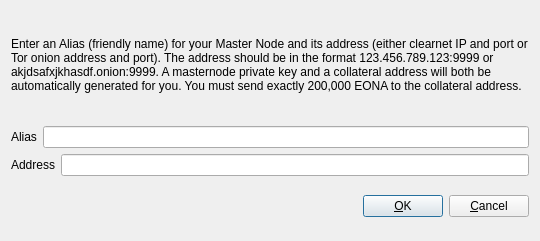
<?xml version="1.0" encoding="UTF-8"?>
<ui version="4.0">
 <class>AddEditAdrenalineNode</class>
 <widget class="QDialog" name="AddEditAdrenalineNode">
  <property name="geometry">
   <rect>
    <x>0</x>
    <y>0</y>
    <width>540</width>
    <height>241</height>
   </rect>
  </property>
  <property name="windowTitle">
   <string>Add/Edit eonagen Node</string>
  </property>
  <property name="modal">
   <bool>true</bool>
  </property>
  <layout class="QVBoxLayout" name="verticalLayout">
   <item>
    <layout class="QVBoxLayout" name="verticalLayout_2">
     <property name="topMargin">
      <number>0</number>
     </property>
     <property name="bottomMargin">
      <number>0</number>
     </property>
     <item>
      <widget class="QLabel" name="label_3">
       <property name="sizePolicy">
        <sizepolicy hsizetype="Preferred" vsizetype="Expanding">
         <horstretch>0</horstretch>
         <verstretch>0</verstretch>
        </sizepolicy>
       </property>
       <property name="text">
        <string>&lt;html&gt;&lt;head/&gt;&lt;body&gt;&lt;p&gt;Enter an Alias (friendly name) for your Master Node and its address (either clearnet IP and port or Tor onion address and port).  The address should be in the format 123.456.789.123:9999 or akjdsafxjkhasdf.onion:9999.  A masternode private key and a collateral address will both be automatically generated for you.  You must send exactly 200,000 EONA to the collateral address.&lt;/p&gt;&lt;/body&gt;&lt;/html&gt;</string>
       </property>
       <property name="wordWrap">
        <bool>true</bool>
       </property>
      </widget>
     </item>
     <item>
      <layout class="QHBoxLayout" name="horizontalLayout">
       <property name="bottomMargin">
        <number>0</number>
       </property>
       <item>
        <widget class="QLabel" name="label">
         <property name="text">
          <string>Alias</string>
         </property>
        </widget>
       </item>
       <item>
        <widget class="QLineEdit" name="aliasLineEdit"/>
       </item>
      </layout>
     </item>
     <item>
      <layout class="QHBoxLayout" name="horizontalLayout_2">
       <property name="bottomMargin">
        <number>0</number>
       </property>
       <item>
        <widget class="QLabel" name="label_2">
         <property name="text">
          <string>Address</string>
         </property>
        </widget>
       </item>
       <item>
        <widget class="QLineEdit" name="addressLineEdit"/>
       </item>
      </layout>
     </item>
     <item>
      <layout class="QHBoxLayout" name="horizontalLayout_3">
       <property name="bottomMargin">
        <number>0</number>
       </property>
      </layout>
     </item>
    </layout>
   </item>
   <item>
    <layout class="QHBoxLayout" name="horizontalLayout_Buttons">
     <item>
      <spacer name="horizontalSpacer_1">
       <property name="orientation">
        <enum>Qt::Horizontal</enum>
       </property>
       <property name="sizeHint" stdset="0">
        <size>
         <width>40</width>
         <height>48</height>
        </size>
       </property>
      </spacer>
     </item>
     <item>
      <widget class="QLabel" name="statusLabel">
       <property name="font">
        <font>
         <weight>75</weight>
         <bold>true</bold>
        </font>
       </property>
       <property name="text">
        <string/>
       </property>
       <property name="textFormat">
        <enum>Qt::PlainText</enum>
       </property>
       <property name="wordWrap">
        <bool>true</bool>
       </property>
      </widget>
     </item>
     <item>
      <spacer name="horizontalSpacer_2">
       <property name="orientation">
        <enum>Qt::Horizontal</enum>
       </property>
       <property name="sizeHint" stdset="0">
        <size>
         <width>40</width>
         <height>48</height>
        </size>
       </property>
      </spacer>
     </item>
     <item>
      <widget class="QPushButton" name="okButton">
       <property name="text">
        <string>&amp;OK</string>
       </property>
      </widget>
     </item>
     <item>
      <widget class="QPushButton" name="cancelButton">
       <property name="text">
        <string>&amp;Cancel</string>
       </property>
       <property name="autoDefault">
        <bool>false</bool>
       </property>
      </widget>
     </item>
    </layout>
   </item>
  </layout>
 </widget>
 <resources/>
 <connections/>
</ui>
